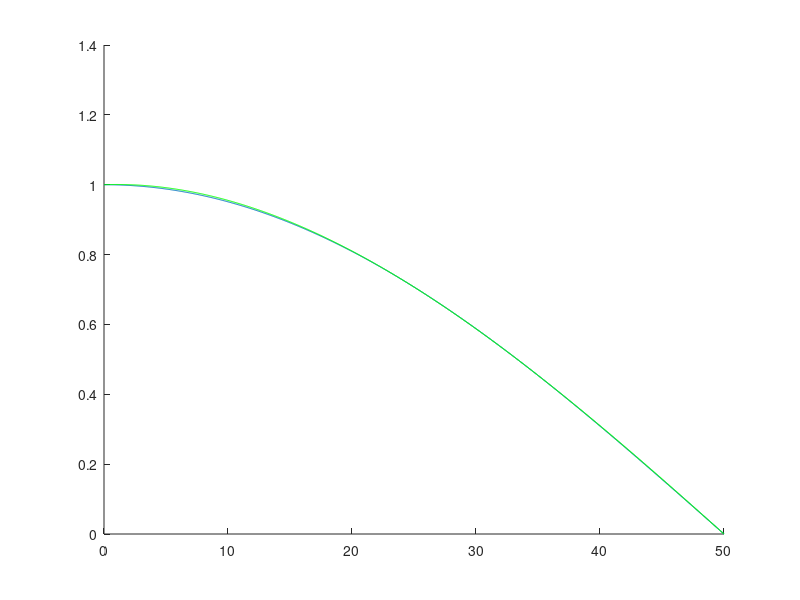

The MATLAB source for this figure:
function ma = interpolation (x, n, N)
  if nargin < 1
    x = [0, pi/4, pi/3, pi/2];
  end
  if nargin < 2 || n == 0
    n = size(x,2) - 1;
  end
  if nargin < 3
    N = 50;
  end
  y = cos(x);
  pol_i = polyfit(x,y,n);
  xx = x;
  f = @(x) (pi*x / 100) ;
  
  ma = 0;
  for j=0:N
    dst = polyval(pol_i, f(j)) - cos(f(j));
    if dst > ma
      ma = dst;
    end
  end
  % Answer
  ma = ma
  
  % For arccos
  y = x;
  x = cos(x);
  pol_i2 = polyfit(x,y,n);
  
  a = sqrt(3)/2;
  
  % Answer
  dst = abs(polyval(pol_i2, a) - acos(a))
  polyval(pol_i2, a)
  acos(a)
  
  % graph for second part
  if 0
    t = linspace(0, xx(end), 1000);
    xx(end)
    hold on
    plot(t, acos(t));
    plot(t, polyval(pol_i2, t), 'g'); 
    hold off
  else  
    t = linspace(0, 50, 1000);
    hold on
    plot(t, cos(f(t)));
    plot(t, polyval(pol_i, f(t)), 'g'); 
    hold off
  end
end
